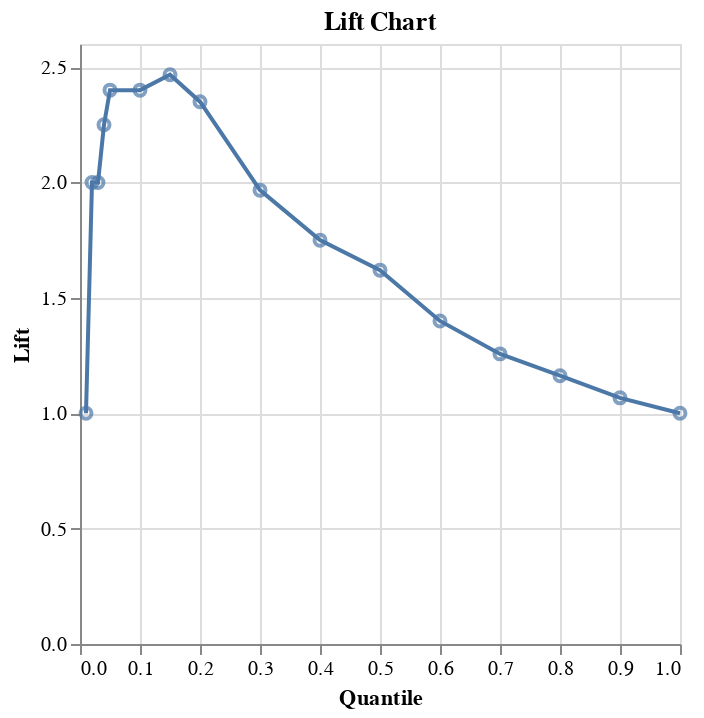

Notebook code cell kept with this figure:
### Code cell
VegaLite_display(metric_plots.lift_chart)

### Figure 1 — Vega-Lite specification as saved in the notebook (floating-point values rounded to 4 significant figures)
{"layer": [{"data": {"values": [{"Lift": 1, "Quantile": 0.01, "x_label": "Quantile", "x_label_value": "1%", "y_label": "Cumulative Lift", "y_label_value": 1}, {"Lift": 2, "Quantile": 0.02, "x_label": "Quantile", "x_label_value": "2%", "y_label": "Cumulative Lift", "y_label_value": 2}, {"Lift": 2, "Quantile": 0.03, "x_label": "Quantile", "x_label_value": "3%", "y_label": "Cumulative Lift", "y_label_value": 2}, {"Lift": 2.25, "Quantile": 0.04, "x_label": "Quantile", "x_label_value": "4%", "y_label": "Cumulative Lift", "y_label_value": 2.25}, {"Lift": 2.4, "Quantile": 0.05, "x_label": "Quantile", "x_label_value": "5%", "y_label": "Cumulative Lift", "y_label_value": 2.4}, {"Lift": 2.4, "Quantile": 0.1, "x_label": "Quantile", "x_label_value": "10%", "y_label": "Cumulative Lift", "y_label_value": 2.4}, {"Lift": 2.467, "Quantile": 0.15, "x_label": "Quantile", "x_label_value": "15%", "y_label": "Cumulative Lift", "y_label_value": 2.467}, {"Lift": 2.35, "Quantile": 0.2, "x_label": "Quantile", "x_label_value": "20%", "y_label": "Cumulative Lift", "y_label_value": 2.35}, {"Lift": 1.967, "Quantile": 0.3, "x_label": "Quantile", "x_label_value": "30%", "y_label": "Cumulative Lift", "y_label_value": 1.967}, {"Lift": 1.75, "Quantile": 0.4, "x_label": "Quantile", "x_label_value": "40%", "y_label": "Cumulative Lift", "y_label_value": 1.75}, {"Lift": 1.62, "Quantile": 0.5, "x_label": "Quantile", "x_label_value": "50%", "y_label": "Cumulative Lift", "y_label_value": 1.62}, {"Lift": 1.4, "Quantile": 0.6, "x_label": "Quantile", "x_label_value": "60%", "y_label": "Cumulative Lift", "y_label_value": 1.4}, {"Lift": 1.257, "Quantile": 0.7, "x_label": "Quantile", "x_label_value": "70%", "y_label": "Cumulative Lift", "y_label_value": 1.257}, {"Lift": 1.163, "Quantile": 0.8, "x_label": "Quantile", "x_label_value": "80%", "y_label": "Cumulative Lift", "y_label_value": 1.163}, {"Lift": 1.067, "Quantile": 0.9, "x_label": "Quantile", "x_label_value": "90%", "y_label": "Cumulative Lift", "y_label_value": 1.067}, {"Lift": 1, "Quantile": 1, "x_label": "Quantile", "x_label_value": "100%", "y_label": "Cumulative Lift", "y_label_value": 1}]}, "encoding": {"tooltip": [{"field": "x_label_value", "title": "Quantile", "type": "nominal"}, {"field": "y_label_value", "title": "Cumulative Lift", "type": "nominal"}], "x": {"field": "Quantile", "type": "quantitative"}, "y": {"field": "Lift", "type": "quantitative"}}, "mark": "line"}, {"data": {"values": [{"Lift": 1, "Quantile": 0.01, "x_label": "Quantile", "x_label_value": "1%", "y_label": "Cumulative Lift", "y_label_value": 1}, {"Lift": 2, "Quantile": 0.02, "x_label": "Quantile", "x_label_value": "2%", "y_label": "Cumulative Lift", "y_label_value": 2}, {"Lift": 2, "Quantile": 0.03, "x_label": "Quantile", "x_label_value": "3%", "y_label": "Cumulative Lift", "y_label_value": 2}, {"Lift": 2.25, "Quantile": 0.04, "x_label": "Quantile", "x_label_value": "4%", "y_label": "Cumulative Lift", "y_label_value": 2.25}, {"Lift": 2.4, "Quantile": 0.05, "x_label": "Quantile", "x_label_value": "5%", "y_label": "Cumulative Lift", "y_label_value": 2.4}, {"Lift": 2.4, "Quantile": 0.1, "x_label": "Quantile", "x_label_value": "10%", "y_label": "Cumulative Lift", "y_label_value": 2.4}, {"Lift": 2.467, "Quantile": 0.15, "x_label": "Quantile", "x_label_value": "15%", "y_label": "Cumulative Lift", "y_label_value": 2.467}, {"Lift": 2.35, "Quantile": 0.2, "x_label": "Quantile", "x_label_value": "20%", "y_label": "Cumulative Lift", "y_label_value": 2.35}, {"Lift": 1.967, "Quantile": 0.3, "x_label": "Quantile", "x_label_value": "30%", "y_label": "Cumulative Lift", "y_label_value": 1.967}, {"Lift": 1.75, "Quantile": 0.4, "x_label": "Quantile", "x_label_value": "40%", "y_label": "Cumulative Lift", "y_label_value": 1.75}, {"Lift": 1.62, "Quantile": 0.5, "x_label": "Quantile", "x_label_value": "50%", "y_label": "Cumulative Lift", "y_label_value": 1.62}, {"Lift": 1.4, "Quantile": 0.6, "x_label": "Quantile", "x_label_value": "60%", "y_label": "Cumulative Lift", "y_label_value": 1.4}, {"Lift": 1.257, "Quantile": 0.7, "x_label": "Quantile", "x_label_value": "70%", "y_label": "Cumulative Lift", "y_label_value": 1.257}, {"Lift": 1.163, "Quantile": 0.8, "x_label": "Quantile", "x_label_value": "80%", "y_label": "Cumulative Lift", "y_label_value": 1.163}, {"Lift": 1.067, "Quantile": 0.9, "x_label": "Quantile", "x_label_value": "90%", "y_label": "Cumulative Lift", "y_label_value": 1.067}, {"Lift": 1, "Quantile": 1, "x_label": "Quantile", "x_label_value": "100%", "y_label": "Cumulative Lift", "y_label_value": 1}]}, "encoding": {"tooltip": [{"field": "x_label_value", "title": "Quantile", "type": "nominal"}, {"field": "y_label_value", "title": "Cumulative Lift", "type": "nominal"}], "x": {"field": "Quantile", "type": "quantitative"}, "y": {"field": "Lift", "type": "quantitative"}}, "mark": "point"}], "schema": "https://vega.github.io/schema/vega-lite/v3.json", "title": "Lift Chart"}
